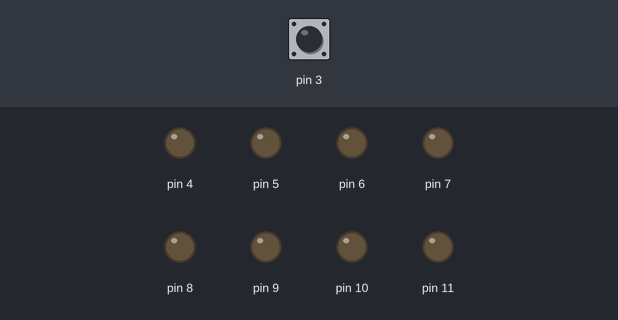
The sketch below on a simulated Arduino Uno, built with avr-gcc and run on an emulated ATmega328P. On the bench: output pins drawn as LEDs (lit = HIGH). The inputs (shaded band) are chosen by the test bench; at power-on: pin 3 LOW.

Above: at 1.2 s.
1.3 s: pin 3 driven HIGH
At 2.5 s:
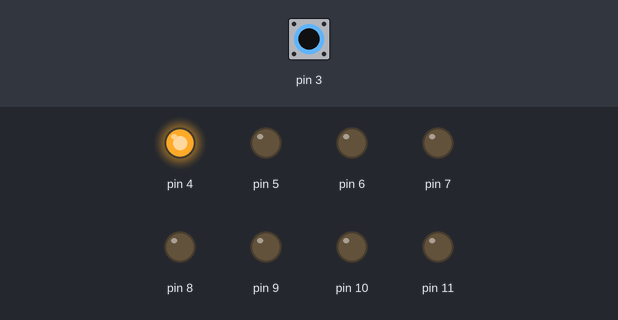
2.8 s: pin 3 pulsed LOW 5 times (0.12 s each, 0.3 s apart)
At 5.4 s:
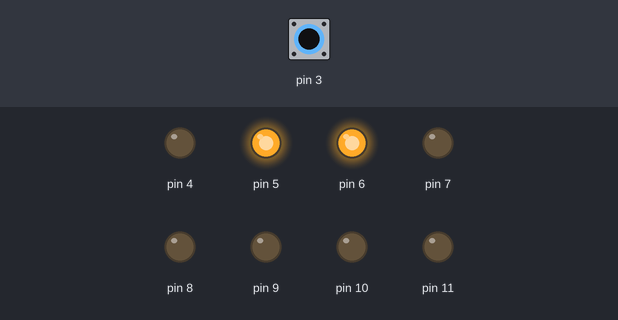
5.8 s: pin 3 pulsed LOW 2 times (0.12 s each, 0.3 s apart)
At 7.1 s:
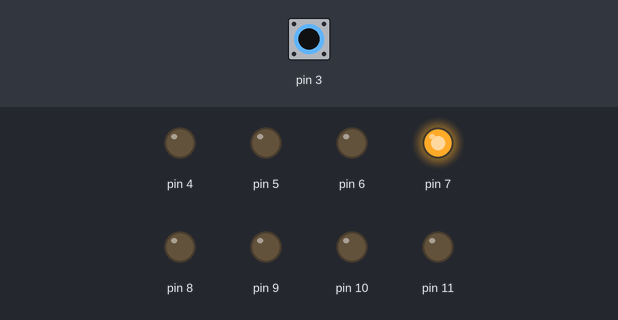
Timing chart, 0 to 8.8 s (numbered marks = the images above; inputs shaded):
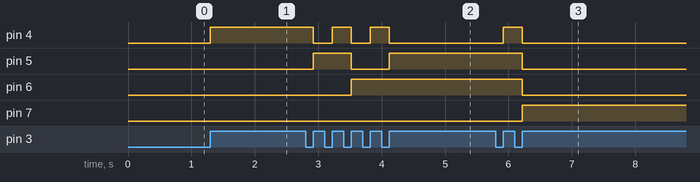

The sketch:

encoder_reader.ino
```cpp
#include <stdint.h>

/* Data is sent over DIO pins 4-11, using the 4 high bytes of register D and
 * the 4 low bytes of register B
 */

// Stores the tick count
volatile uint8_t tick_count;

/* Updates the tick counter when called, then writes the updated tick count to the pins
 * Counter should automatically wrap around to 0
 */
void updateCount(){
    tick_count++;
    PORTD = tick_count << 4;
    PORTB = tick_count >> 4;
}

void setup() {
    // Configure output pins
    DDRD |= 0b11110000;
    DDRB |= 0b1111;
    tick_count = 0;
    // Create an interrupt routine using a DI pin, ISR, and a positive edge trigger
    attachInterrupt(digitalPinToInterrupt(3), updateCount, RISING);
}

void loop() {}
```

Measured:
- after the input at 1.3 s, pin 4: LOW → HIGH at once
- after the input at 2.8 s, pin 4: alternates HIGH for 0.30 s and LOW for 0.30 s, 5 changes in all, then stays LOW, starting after 0.12 s; pin 5: LOW → HIGH after 0.12 s, → LOW 0.60 s later, → HIGH 0.60 s later; pin 6: LOW → HIGH after 0.72 s
- after the input at 5.8 s, pin 4: LOW → HIGH after 0.12 s, → LOW 0.30 s later; pin 5, pin 6: HIGH → LOW after 0.42 s; pin 7: LOW → HIGH after 0.42 s
